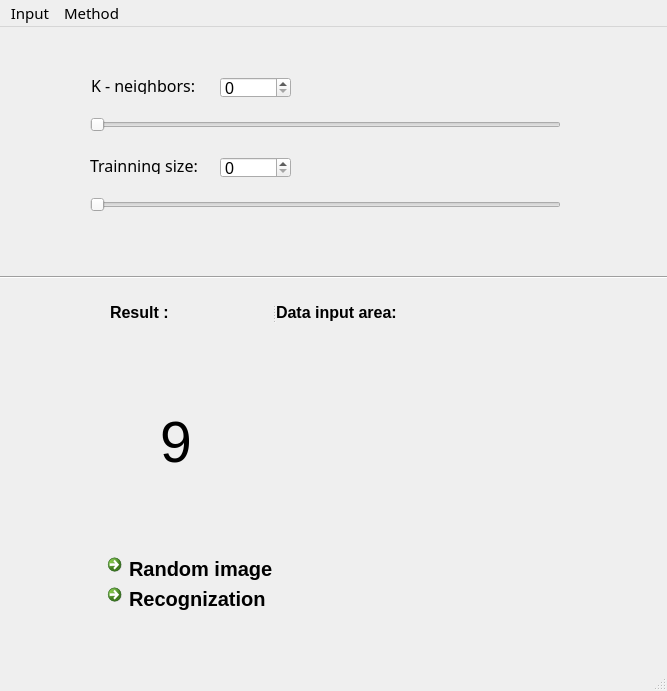
<?xml version="1.0" encoding="UTF-8"?>
<ui version="4.0">
 <class>MainWindow</class>
 <widget class="QMainWindow" name="MainWindow">
  <property name="geometry">
   <rect>
    <x>0</x>
    <y>0</y>
    <width>667</width>
    <height>691</height>
   </rect>
  </property>
  <property name="sizeIncrement">
   <size>
    <width>0</width>
    <height>0</height>
   </size>
  </property>
  <property name="baseSize">
   <size>
    <width>0</width>
    <height>0</height>
   </size>
  </property>
  <property name="font">
   <font>
    <pointsize>15</pointsize>
   </font>
  </property>
  <property name="windowTitle">
   <string>MainWindow</string>
  </property>
  <widget class="QWidget" name="centralwidget">
   <widget class="QWidget" name="verticalLayoutWidget">
    <property name="geometry">
     <rect>
      <x>320</x>
      <y>300</y>
      <width>261</width>
      <height>271</height>
     </rect>
    </property>
    <property name="font">
     <font>
      <pointsize>12</pointsize>
     </font>
    </property>
    <layout class="QVBoxLayout" name="dArea_Layout">
     <property name="spacing">
      <number>0</number>
     </property>
     <property name="leftMargin">
      <number>0</number>
     </property>
     <property name="topMargin">
      <number>0</number>
     </property>
     <property name="rightMargin">
      <number>0</number>
     </property>
     <property name="bottomMargin">
      <number>0</number>
     </property>
    </layout>
   </widget>
   <widget class="QLabel" name="knnResult">
    <property name="geometry">
     <rect>
      <x>160</x>
      <y>350</y>
      <width>91</width>
      <height>131</height>
     </rect>
    </property>
    <property name="font">
     <font>
      <pointsize>43</pointsize>
     </font>
    </property>
    <property name="text">
     <string>9</string>
    </property>
   </widget>
   <widget class="QLabel" name="k_label">
    <property name="geometry">
     <rect>
      <x>91</x>
      <y>50</y>
      <width>121</width>
      <height>17</height>
     </rect>
    </property>
    <property name="font">
     <font>
      <family>Sans</family>
      <pointsize>12</pointsize>
     </font>
    </property>
    <property name="text">
     <string>K - neighbors:</string>
    </property>
   </widget>
   <widget class="QSlider" name="kslider">
    <property name="geometry">
     <rect>
      <x>90</x>
      <y>90</y>
      <width>471</width>
      <height>16</height>
     </rect>
    </property>
    <property name="font">
     <font>
      <pointsize>12</pointsize>
     </font>
    </property>
    <property name="orientation">
     <enum>Qt::Horizontal</enum>
    </property>
   </widget>
   <widget class="QSlider" name="kslider_2">
    <property name="geometry">
     <rect>
      <x>90</x>
      <y>170</y>
      <width>471</width>
      <height>16</height>
     </rect>
    </property>
    <property name="font">
     <font>
      <pointsize>12</pointsize>
     </font>
    </property>
    <property name="orientation">
     <enum>Qt::Horizontal</enum>
    </property>
   </widget>
   <widget class="QSpinBox" name="k_value">
    <property name="geometry">
     <rect>
      <x>220</x>
      <y>50</y>
      <width>71</width>
      <height>21</height>
     </rect>
    </property>
    <property name="font">
     <font>
      <pointsize>12</pointsize>
     </font>
    </property>
   </widget>
   <widget class="QSpinBox" name="k_value_2">
    <property name="geometry">
     <rect>
      <x>220</x>
      <y>130</y>
      <width>71</width>
      <height>21</height>
     </rect>
    </property>
    <property name="font">
     <font>
      <pointsize>12</pointsize>
     </font>
    </property>
   </widget>
   <widget class="QCommandLinkButton" name="commandLinkButton">
    <property name="geometry">
     <rect>
      <x>100</x>
      <y>520</y>
      <width>181</width>
      <height>41</height>
     </rect>
    </property>
    <property name="text">
     <string>Random image</string>
    </property>
   </widget>
   <widget class="QLabel" name="k_label_2">
    <property name="geometry">
     <rect>
      <x>90</x>
      <y>130</y>
      <width>121</width>
      <height>17</height>
     </rect>
    </property>
    <property name="font">
     <font>
      <family>Sans</family>
      <pointsize>12</pointsize>
     </font>
    </property>
    <property name="text">
     <string>Trainning size:</string>
    </property>
   </widget>
   <widget class="QCommandLinkButton" name="commandLinkButton_2">
    <property name="geometry">
     <rect>
      <x>100</x>
      <y>550</y>
      <width>181</width>
      <height>41</height>
     </rect>
    </property>
    <property name="text">
     <string>Recognization</string>
    </property>
   </widget>
   <widget class="Line" name="line">
    <property name="geometry">
     <rect>
      <x>-160</x>
      <y>240</y>
      <width>1171</width>
      <height>20</height>
     </rect>
    </property>
    <property name="orientation">
     <enum>Qt::Horizontal</enum>
    </property>
   </widget>
   <widget class="QSplitter" name="splitter">
    <property name="geometry">
     <rect>
      <x>110</x>
      <y>260</y>
      <width>471</width>
      <height>51</height>
     </rect>
    </property>
    <property name="orientation">
     <enum>Qt::Horizontal</enum>
    </property>
    <widget class="QLabel" name="result">
     <property name="font">
      <font>
       <pointsize>12</pointsize>
      </font>
     </property>
     <property name="text">
      <string>&lt;html&gt;&lt;head/&gt;&lt;body&gt;&lt;p&gt;&lt;span style=&quot; font-weight:600;&quot;&gt;Result : &lt;/span&gt;&lt;/p&gt;&lt;/body&gt;&lt;/html&gt;</string>
     </property>
    </widget>
    <widget class="QLabel" name="result_2">
     <property name="font">
      <font>
       <pointsize>12</pointsize>
      </font>
     </property>
     <property name="text">
      <string>&lt;html&gt;&lt;head/&gt;&lt;body&gt;&lt;p&gt;&lt;span style=&quot; font-weight:600;&quot;&gt;Data input area:&lt;/span&gt;&lt;/p&gt;&lt;/body&gt;&lt;/html&gt;</string>
     </property>
    </widget>
   </widget>
  </widget>
  <widget class="QMenuBar" name="menubar">
   <property name="geometry">
    <rect>
     <x>0</x>
     <y>0</y>
     <width>667</width>
     <height>23</height>
    </rect>
   </property>
   <property name="font">
    <font>
     <family>Sans</family>
     <pointsize>11</pointsize>
    </font>
   </property>
   <widget class="QMenu" name="menuInput">
    <property name="title">
     <string>Input</string>
    </property>
    <addaction name="action1_MNIT_random_selection"/>
    <addaction name="action2_Mouse"/>
   </widget>
   <widget class="QMenu" name="menuMethod">
    <property name="title">
     <string>Method</string>
    </property>
    <addaction name="actionD22"/>
    <addaction name="actionD23"/>
   </widget>
   <addaction name="menuInput"/>
   <addaction name="menuMethod"/>
  </widget>
  <widget class="QStatusBar" name="statusbar"/>
  <action name="action1_MNIT_random_selection">
   <property name="text">
    <string>1: MNIT</string>
   </property>
  </action>
  <action name="action2_Mouse">
   <property name="text">
    <string>2:Mouse</string>
   </property>
  </action>
  <action name="actionD22">
   <property name="text">
    <string>D22</string>
   </property>
  </action>
  <action name="actionD23">
   <property name="text">
    <string>D23</string>
   </property>
  </action>
 </widget>
 <resources/>
 <connections/>
</ui>
